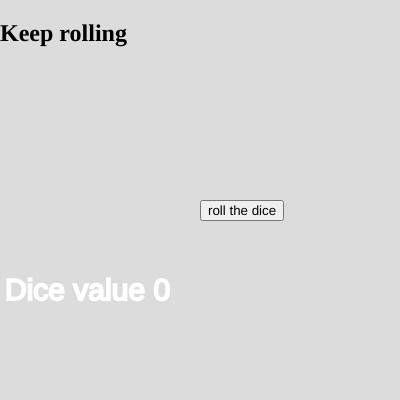
Frame 1 (no input)
Frame 60 (no input): identical to frame 1, image omitted
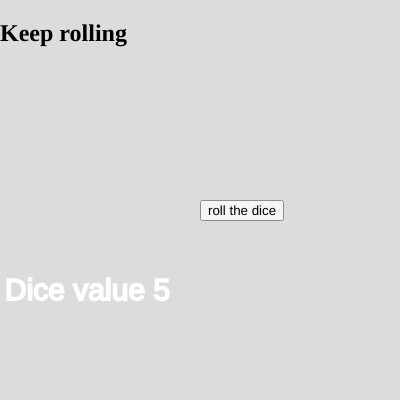
Frame 120 (the mouse pressed at the canvas centre since frame 60)

The p5.js sketch that drew these frames (run headless with seeded random() and noise() and a simulated clock; from frame 60 on, the mouse is pressed at the canvas centre):

// p5.js sketch
// ── sketch.js

let button;
let elem;
let dice = 0;

function setup() {
  elem = createElement( "h2", "Keep rolling");
  elem.position(0, 0);
  createCanvas(400, 400);
  button = createButton("roll the dice");
  button.position(200, 200);
  button.mousePressed(rollDice);
}

function draw() {
  background(220);
  stroke("white");
  strokeWeight(2);
  fill("white");
  textSize(30);
  text("Dice value "+ dice, 5, 300);
}

function rollDice(){
  dice = random(1,6);
  //vogliamo solo numeri interi
  // dice = floor(dice);
  //intero superiore, 1.1 -->2
  dice = ceil(dice);
}
